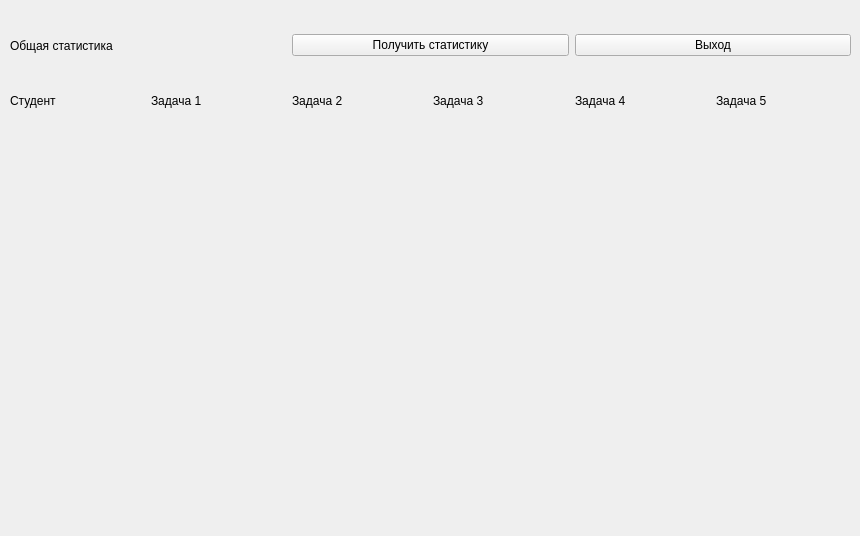
<?xml version="1.0" encoding="UTF-8"?>
<ui version="4.0">
 <class>Statistic</class>
 <widget class="QWidget" name="Statistic">
  <property name="geometry">
   <rect>
    <x>0</x>
    <y>0</y>
    <width>860</width>
    <height>536</height>
   </rect>
  </property>
  <property name="windowTitle">
   <string>Form</string>
  </property>
  <widget class="QWidget" name="layoutWidget">
   <property name="geometry">
    <rect>
     <x>10</x>
     <y>10</y>
     <width>841</width>
     <height>71</height>
    </rect>
   </property>
   <layout class="QHBoxLayout" name="horizontalLayout">
    <item>
     <widget class="QLabel" name="nameform_label">
      <property name="text">
       <string>Общая статистика</string>
      </property>
     </widget>
    </item>
    <item>
     <widget class="QPushButton" name="getstat_pushButton">
      <property name="text">
       <string>Получить статистику</string>
      </property>
     </widget>
    </item>
    <item>
     <widget class="QPushButton" name="exit_pushButton">
      <property name="text">
       <string>Выход</string>
      </property>
     </widget>
    </item>
   </layout>
  </widget>
  <widget class="QWidget" name="">
   <property name="geometry">
    <rect>
     <x>10</x>
     <y>90</y>
     <width>841</width>
     <height>22</height>
    </rect>
   </property>
   <layout class="QHBoxLayout" name="horizontalLayout_3">
    <item>
     <widget class="QLabel" name="label_2">
      <property name="text">
       <string>Студент</string>
      </property>
     </widget>
    </item>
    <item>
     <widget class="QLabel" name="label_3">
      <property name="text">
       <string>Задача 1</string>
      </property>
     </widget>
    </item>
    <item>
     <widget class="QLabel" name="label_11">
      <property name="text">
       <string>Задача 2</string>
      </property>
     </widget>
    </item>
    <item>
     <widget class="QLabel" name="label_10">
      <property name="text">
       <string>Задача 3</string>
      </property>
     </widget>
    </item>
    <item>
     <widget class="QLabel" name="label_9">
      <property name="text">
       <string>Задача 4</string>
      </property>
     </widget>
    </item>
    <item>
     <widget class="QLabel" name="label_8">
      <property name="text">
       <string>Задача 5</string>
      </property>
     </widget>
    </item>
   </layout>
  </widget>
  <widget class="QWidget" name="">
   <property name="geometry">
    <rect>
     <x>10</x>
     <y>130</y>
     <width>841</width>
     <height>401</height>
    </rect>
   </property>
   <layout class="QHBoxLayout" name="horizontalLayout_2">
    <item>
     <widget class="QLabel" name="student_label">
      <property name="text">
       <string/>
      </property>
     </widget>
    </item>
    <item>
     <widget class="QLabel" name="num1_label">
      <property name="text">
       <string/>
      </property>
     </widget>
    </item>
    <item>
     <widget class="QLabel" name="num2_label">
      <property name="text">
       <string/>
      </property>
     </widget>
    </item>
    <item>
     <widget class="QLabel" name="num3_label">
      <property name="text">
       <string/>
      </property>
     </widget>
    </item>
    <item>
     <widget class="QLabel" name="num4_label">
      <property name="text">
       <string/>
      </property>
     </widget>
    </item>
    <item>
     <widget class="QLabel" name="num5_label">
      <property name="text">
       <string/>
      </property>
     </widget>
    </item>
   </layout>
  </widget>
 </widget>
 <resources/>
 <connections/>
</ui>
